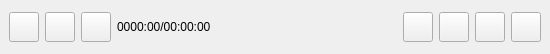
<?xml version="1.0" encoding="UTF-8"?>
<ui version="4.0">
 <class>ControlBar</class>
 <widget class="QWidget" name="ControlBar">
  <property name="geometry">
   <rect>
    <x>0</x>
    <y>0</y>
    <width>550</width>
    <height>54</height>
   </rect>
  </property>
  <property name="windowTitle">
   <string>Form</string>
  </property>
  <layout class="QGridLayout" name="gridLayout">
   <property name="leftMargin">
    <number>0</number>
   </property>
   <property name="topMargin">
    <number>0</number>
   </property>
   <property name="rightMargin">
    <number>0</number>
   </property>
   <property name="bottomMargin">
    <number>0</number>
   </property>
   <property name="spacing">
    <number>0</number>
   </property>
   <item row="0" column="0">
    <widget class="QWidget" name="background" native="true">
     <layout class="QGridLayout" name="gridLayout_2">
      <item row="0" column="1">
       <spacer name="horizontalSpacer">
        <property name="orientation">
         <enum>Qt::Horizontal</enum>
        </property>
        <property name="sizeHint" stdset="0">
         <size>
          <width>230</width>
          <height>20</height>
         </size>
        </property>
       </spacer>
      </item>
      <item row="0" column="3">
       <widget class="QPushButton" name="but_volume">
        <property name="minimumSize">
         <size>
          <width>30</width>
          <height>30</height>
         </size>
        </property>
        <property name="maximumSize">
         <size>
          <width>30</width>
          <height>30</height>
         </size>
        </property>
        <property name="text">
         <string/>
        </property>
       </widget>
      </item>
      <item row="0" column="2">
       <widget class="QPushButton" name="but_speed">
        <property name="enabled">
         <bool>true</bool>
        </property>
        <property name="minimumSize">
         <size>
          <width>30</width>
          <height>30</height>
         </size>
        </property>
        <property name="maximumSize">
         <size>
          <width>30</width>
          <height>30</height>
         </size>
        </property>
        <property name="text">
         <string/>
        </property>
       </widget>
      </item>
      <item row="0" column="5">
       <widget class="QPushButton" name="but_setup">
        <property name="minimumSize">
         <size>
          <width>30</width>
          <height>30</height>
         </size>
        </property>
        <property name="maximumSize">
         <size>
          <width>30</width>
          <height>30</height>
         </size>
        </property>
        <property name="text">
         <string/>
        </property>
       </widget>
      </item>
      <item row="0" column="0">
       <layout class="QHBoxLayout" name="horizontalLayout">
        <item>
         <widget class="QPushButton" name="but_previous">
          <property name="minimumSize">
           <size>
            <width>30</width>
            <height>30</height>
           </size>
          </property>
          <property name="maximumSize">
           <size>
            <width>30</width>
            <height>30</height>
           </size>
          </property>
          <property name="text">
           <string/>
          </property>
         </widget>
        </item>
        <item>
         <widget class="QPushButton" name="but_play">
          <property name="minimumSize">
           <size>
            <width>30</width>
            <height>30</height>
           </size>
          </property>
          <property name="maximumSize">
           <size>
            <width>30</width>
            <height>30</height>
           </size>
          </property>
          <property name="text">
           <string/>
          </property>
         </widget>
        </item>
        <item>
         <widget class="QPushButton" name="but_next">
          <property name="minimumSize">
           <size>
            <width>30</width>
            <height>30</height>
           </size>
          </property>
          <property name="maximumSize">
           <size>
            <width>30</width>
            <height>30</height>
           </size>
          </property>
          <property name="text">
           <string/>
          </property>
         </widget>
        </item>
        <item>
         <widget class="QLabel" name="label_time">
          <property name="text">
           <string>0000:00/00:00:00</string>
          </property>
         </widget>
        </item>
       </layout>
      </item>
      <item row="0" column="4">
       <widget class="QPushButton" name="full_image">
        <property name="minimumSize">
         <size>
          <width>30</width>
          <height>30</height>
         </size>
        </property>
        <property name="maximumSize">
         <size>
          <width>30</width>
          <height>30</height>
         </size>
        </property>
        <property name="text">
         <string/>
        </property>
       </widget>
      </item>
     </layout>
    </widget>
   </item>
  </layout>
 </widget>
 <resources/>
 <connections/>
</ui>
